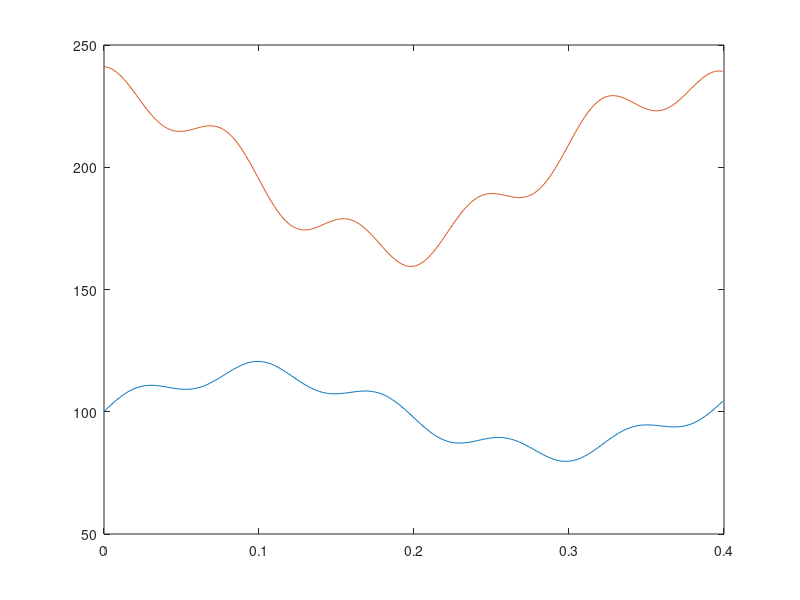

MATLAB code to generate this figure: (Note: this script raises an error after producing the figure.)
clc
close all
clear
rng('shuffle')                                  % generate new seed for rand function

%% Configurations
config = jsondecode(fileread('config.json'));   % config file

v_speeds = config.vehicle_speed./3.6;           % vehicle speed (km/h -> m/s) 
v_qtty = length(config.vehicles);
s_qtty = config.sensor_qtty;                    % number of sensors
s_dist = config.sensor_distance;                % distance between sensors (meters)
n_sim = config.number_of_runs;                  % number of simulations 

for v_speed = v_speeds(:).'    
    
%% System parameters and layout
s_pos = zeros(1,s_qtty);        % sensor position (meters)
for i = 1:s_qtty
    s_pos(1,i) = i * s_dist;    % TODO: s_pos starting on zero? now it aint
end

% f1 = (5 - 1)/2 = 3 Hz
% f2 = (15 - 8)/2 = 11.5 Hz
s_design_1 = 2*(s_qtty - 1)*v_speed/(3*s_qtty^2);
s_design_2 = (v_speed/(2*s_qtty))*(1/3 + (s_qtty-1)/11.5);

%% Vehicle load signal parameters
w_time_end = s_pos(end)/v_speed;    % time that the vehicle travel through all sensors
w_time_end = w_time_end + 0.1;      % adding some time as a margin

w_time_res = 0.001;                             % time resolution (seconds)
t = (0:w_time_res:w_time_end-w_time_res);       % time vector
t_size = size(t,2);                             % time vector size

% dynamic load frequencies range (Hz)
f1_min = 1;               
f1_max = 5;
f2_min = 8;
f2_max = 15;

% dynamic load amplitudes (tons) based on vehicle speed linearization
w1 = 0.004167*(v_speed*3.6) + 0.015000; 
w2 = 0.001042*(v_speed*3.6) + 0.003750;

% vector containing signals from each vehicle's axles
w_signal = zeros(n_sim,v_qtty,max(config.vehicles.axle_qtty),t_size);

for i = 1:n_sim
    for j = 1:v_qtty
        f1 = (rand(1)*(f1_max-f1_min)) + f1_min;
        f2 = (rand(1)*(f2_max-f2_min)) + f2_min;
        phase = (rand(1)*(2*pi-0)) + 0;

        axle_qtty = config.vehicles(j).axle_qtty;
        for k = 1:axle_qtty
            st_load = config.vehicles(j).axle_st_load(k);
            if k == 1
                w_signal_axle = st_load*(1 + w1*sin(2*pi*f1*t + phase) + w2*sin(2*pi*f2*t + phase));
            else
                deltaD = abs(config.vehicles(j).axle_dist(k) - config.vehicles(j).axle_dist(k-1));
                deltaT = deltaD / v_speed;
                shift1 = 2*pi*f1*deltaT;
                shift2 = 2*pi*f2*deltaT;
                w_signal_axle = st_load*(1 + w1*sin(2*pi*f1*t + phase + shift1) + w2*sin(2*pi*f2*t + phase + shift2));
            end
            w_signal(i, j, k, :) = w_signal_axle;
            plot(t,w_signal_axle)
            hold on
        end
    end
end

%% Simulations

% sensor measure time
s_time = zeros(1,s_qtty);      
for i = 1:s_qtty
    s_time(1,i) = s_pos(i)/v_speed;
end

% sensor measure index
s_idx_ini = zeros(1,s_qtty);
for i = 1:s_qtty
    x = find( abs(t-s_time(i)) < (w_time_res*0.99) );
    s_idx_ini(i) = x(1);
end

% sensor signal
s_w_signal = zeros(n_sim, v_qtty, max(config.vehicles.axle_qtty), s_qtty);

% mean value estimator
axle_mean   = zeros(n_sim, v_qtty, max(config.vehicles.axle_qtty));

% signal reconstruction estimators
axle_sr_linear  = zeros(n_sim, v_qtty, max(config.vehicles.axle_qtty));
axle_sr_pchip   = zeros(n_sim, v_qtty, max(config.vehicles.axle_qtty));
axle_sr_v5cubic = zeros(n_sim, v_qtty, max(config.vehicles.axle_qtty));
axle_sr_makima  = zeros(n_sim, v_qtty, max(config.vehicles.axle_qtty));
axle_sr_spline  = zeros(n_sim, v_qtty, max(config.vehicles.axle_qtty));

gvw_mean = zeros(n_sim, v_qtty);
gvw_sr_linear = zeros(n_sim, v_qtty);
gvw_sr_pchip = zeros(n_sim, v_qtty);
gvw_sr_v5cubic = zeros(n_sim, v_qtty);
gvw_sr_makima = zeros(n_sim, v_qtty);
gvw_sr_spline = zeros(n_sim, v_qtty);

for i = 1:n_sim
    for j = 1:v_qtty
        for k = 1:config.vehicles(j).axle_qtty
            for l = 1:s_qtty
                s_w_signal(i,j,k,l) = w_signal(i, j, k, s_idx_ini(l));
                
                %stem(s_idx_ini(l),s_w_signal(i,j,k,l));
                %hold on
            end
            
            % Mean value
            axle_mean(i,j,k) = mean(s_w_signal(i,j,k,:));
            gvw_mean(i,j) = gvw_mean(i,j) + axle_mean(i,j,k);
                
            % Signal reconstruction
            signal_2d = reshape(s_w_signal(i, j, k, :), 1, []);
            
            x = interp1(s_time,signal_2d,t,'linear');
            axle_sr_linear(i,j,k) = mean(x(s_idx_ini(1):s_idx_ini(end)));
            gvw_sr_linear(i,j) = gvw_sr_linear(i,j) + axle_sr_linear(i,j,k);
            
            x = interp1(s_time,signal_2d,t,'pchip');
            axle_sr_pchip(i,j,k) = mean(x(s_idx_ini(1):s_idx_ini(end))); 
            gvw_sr_pchip(i,j) = gvw_sr_pchip(i,j) + axle_sr_pchip(i,j,k);
            
            x = interp1(s_time,signal_2d,t,'v5cubic');
            axle_sr_v5cubic(i,j,k) = mean(x(s_idx_ini(1):s_idx_ini(end)));  
            gvw_sr_v5cubic(i,j) = gvw_sr_v5cubic(i,j) + axle_sr_v5cubic(i,j,k);
            
            x = interp1(s_time,signal_2d,t,'makima');
            axle_sr_makima(i,j,k) = mean(x(s_idx_ini(1):s_idx_ini(end)));  
            gvw_sr_makima(i,j) = gvw_sr_makima(i,j) + axle_sr_makima(i,j,k);
            
            x = interp1(s_time,signal_2d,t,'spline');
            axle_sr_spline(i,j,k) = mean(x(s_idx_ini(1):s_idx_ini(end)));
            gvw_sr_spline(i,j) = gvw_sr_spline(i,j) + axle_sr_spline(i,j,k);
        end
    end
end

%% Outputs

v_static_gvw = zeros(v_qtty);
for i = 1:v_qtty
    for j = 1:config.vehicles(i).axle_qtty
        v_static_gvw(i) = v_static_gvw + config.vehicles(i).axle_st_load(j);
    end
end

%err_gvw_mv = zeros(n_sim,v_qtty);

err_axl_mv      = zeros(n_sim,v_qtty,max(config.vehicles.axle_qtty));
err_axl_linear  = zeros(n_sim,v_qtty,max(config.vehicles.axle_qtty));
err_axl_pchip   = zeros(n_sim,v_qtty,max(config.vehicles.axle_qtty));
err_axl_v5cubic = zeros(n_sim,v_qtty,max(config.vehicles.axle_qtty));
err_axl_makima  = zeros(n_sim,v_qtty,max(config.vehicles.axle_qtty));
err_axl_spline  = zeros(n_sim,v_qtty,max(config.vehicles.axle_qtty));
for i = 1:n_sim
    for j = 1:v_qtty
        for k = 1:config.vehicles(j).axle_qtty
            err_axl_mv(i,j,k)      = (axle_mean(i,j,k)   - config.vehicles(j).axle_st_load(k)) * 100 / config.vehicles(j).axle_st_load(k);
            
            err_axl_linear(i,j,k)  = (axle_sr_linear(i,j,k)  - config.vehicles(j).axle_st_load(k)) * 100 / config.vehicles(j).axle_st_load(k);
            err_axl_pchip(i,j,k)   = (axle_sr_pchip(i,j,k)   - config.vehicles(j).axle_st_load(k)) * 100 / config.vehicles(j).axle_st_load(k);
            err_axl_v5cubic(i,j,k) = (axle_sr_v5cubic(i,j,k) - config.vehicles(j).axle_st_load(k)) * 100 / config.vehicles(j).axle_st_load(k);
            err_axl_makima(i,j,k)  = (axle_sr_makima(i,j,k)  - config.vehicles(j).axle_st_load(k)) * 100 / config.vehicles(j).axle_st_load(k);
            err_axl_spline(i,j,k)  = (axle_sr_spline(i,j,k)  - config.vehicles(j).axle_st_load(k)) * 100 / config.vehicles(j).axle_st_load(k);
        end
        %err_gvw_mv(i,j) = (v_gvw(i,j) - v_static_gvw(j)) * 100 / v_static_gvw(j);
    end
end

%% CSV output

csvName = ['output_s',num2str(s_qtty),'_n',num2str(n_sim),'.csv'];
if ~exist(csvName,'file')
    csvFile = fopen(csvName, 'w');
    fprintf(csvFile, 'speed,mean_mv,mean_pchip,mean_makima,mean_spline,std_mv,std_pchip,std_makima,std_spline,min_mv,min_pchip,min_makima,min_spline,max_mv,max_pchip,max_makima,max_spline\n');
else
    csvFile = fopen(csvName, 'a');
end

fprintf(csvFile, '%.0f,%.3f,%.3f,%.3f,%.3f,%.3f,%.3f,%.3f,%.3f,%.3f,%.3f,%.3f,%.3f,%.3f,%.3f,%.3f,%.3f\n', v_speed*3.6,mean(err_axl_mv),mean(err_axl_pchip),mean(err_axl_makima),mean(err_axl_spline),std(err_axl_mv),std(err_axl_pchip),std(err_axl_makima),std(err_axl_spline),min(err_axl_mv),min(err_axl_pchip),min(err_axl_makima),min(err_axl_spline),max(err_axl_mv),max(err_axl_pchip), max(err_axl_makima),max(err_axl_spline));
fclose(csvFile);

end

return

fprintf(csvFile, 'sim_index,vehicle_index,axle_index,mean_value,err_mean_value\n');
for i = 1:n_sim
    for j = 1:v_qtty
        for k = 1:config.vehicles(j).axle_qtty
            fprintf(csvFile, '%d,%d,%d,%.3f,%.3f\n', i, j, k, axle_mean(i,j,k), err_axl_mv(i,j,k));
        end
    end
end
fclose(csvFile);

return